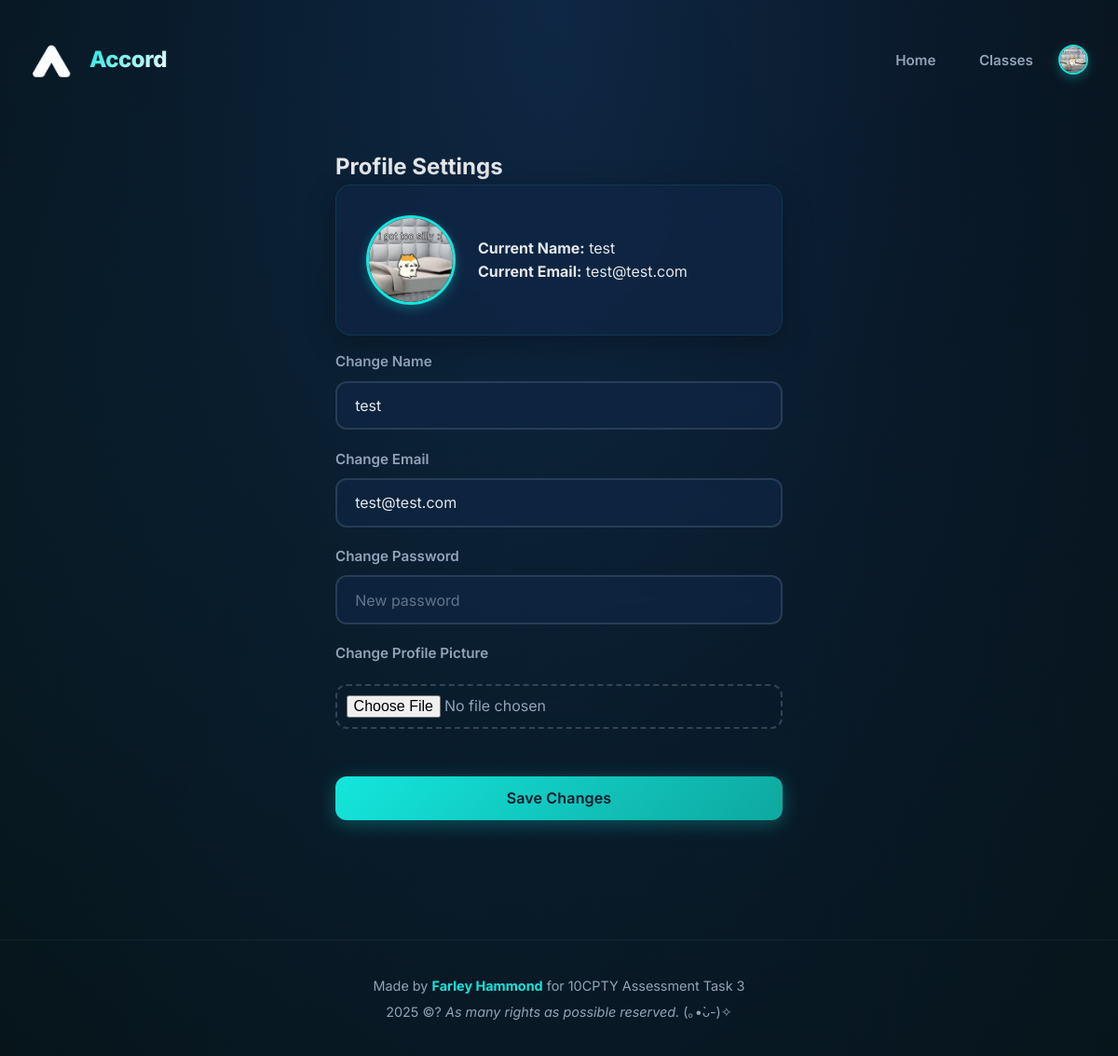
The app's page /settings (signed in) with its own data.
### tables this page shows
CREATE TABLE users (
        userID INTEGER PRIMARY KEY AUTOINCREMENT,
        name TEXT NOT NULL,
        email TEXT UNIQUE NOT NULL,
        password TEXT NOT NULL,
        role TEXT NOT NULL CHECK(role IN ('teacher','student')),
        avatar TEXT
    );

### main.py (the view, shortened to what this page needs)
@app.route("/settings", methods=["GET", "POST"])
def settings():
    user = logged_in_user()
    if not user:
        flash("Please log in", "warning")
        return redirect(url_for("login"))
    current = db.get_user_by_id(user["id"])
    return render_template("settings.html", user=current)

### database_manager.py (called while the page is built)
def get_connection():
    con = sql.connect(DB_PATH)
    con.execute("PRAGMA foreign_keys = ON;")
    return con

def get_user_by_id(userID):
    con = get_connection()
    cur = con.cursor()
    cur.execute("SELECT * FROM users WHERE userID = ?", (userID,))
    u = cur.fetchone()
    con.close()
    return u

def get_unread_message_count(userID):
    con = get_connection()
    cur = con.cursor()
    cur.execute("""
        SELECT COUNT(*)
        FROM dm_messages m
        JOIN dm_participants p ON m.threadID = p.threadID
        WHERE p.userID = ?
        AND m.senderID != ?
        AND m.timestamp > COALESCE(p.lastRead, '1970-01-01')
    """, (userID, userID))
    count = cur.fetchone()[0]
    con.close()
    return count

### main.py (called while the page is built)
def logged_in_user():
    return session.get("user")

@app.context_processor
def inject_unread_count():
    user = logged_in_user()
    if user:
        unread_count = db.get_unread_message_count(user["id"])
        return dict(unread_count=unread_count)
    return dict(unread_count=0)

@app.context_processor # for timezone in foorter
def inject_unread_count():
    user = logged_in_user()
    now = datetime.now(pytz.timezone('Australia/Sydney'))
    if user:
        unread_count = db.get_unread_message_count(user["id"])
        return dict(unread_count=unread_count, now=now)
    return dict(unread_count=0, now=now)

### templates/settings.html
{% extends "layout.html" %}
{% block content %}
<div class="form-container">
  <h2>Profile Settings</h2>
  <div class="card" style="margin-bottom:1rem;display:flex;align-items:center;gap:1.5rem;">
    <img class="avatar large" src="{{ user[5] or url_for('static', filename='images/default_avatar.png') }}" alt="Profile Picture" />
    <div>
      <p><strong>Current Name:</strong> {{ user[1] }}</p>
      <p><strong>Current Email:</strong> {{ user[2] }}</p>
    </div>
  </div>
  <form method="post" enctype="multipart/form-data">
    <label for="name">Change Name</label>
    <input id="name" type="text" name="name" value="{{ user[1] }}" />
    <label for="email">Change Email</label>
    <input id="email" type="email" name="email" value="{{ user[2] }}" />
    <label for="password">Change Password</label>
    <input id="password" type="password" name="password" placeholder="New password" />
    <div class="avatar-upload">
      <label>Change Profile Picture</label>
      <input type="file" name="avatar" accept="image/*" />
    </div>
    <button class="btn">Save Changes</button>
  </form>
</div>
{% endblock %}

### static/css/style.css (style rules this page uses)
:root { --primary: #14E6DD; --primary-dark: #0a1929; --primary-darker: #071218; --glass: rgba(20, 230, 221, 0.03); --glass-hover: rgba(20, 230, 221, 0.08); --glass-border: rgba(20, 230, 221, 0.1); --text-main: #e5e7eb; --text-muted: #94a3b8; --text-dimmed: #64748b; --danger: #ef4444; --success: #22c55e; --warning: #f59e42; --card-shadow: 0 8px 32px rgba(0, 0, 0, 0.3); --card-shadow-hover: 0 12px 48px rgba(20, 230, 221, 0.15); --border-radius: 16px; --border-radius-sm: 12px; --transition: 0.3s cubic-bezier(0.4, 0, 0.2, 1); --transition-bounce: 0.5s cubic-bezier(0.34, 1.56, 0.64, 1); }
* { margin: 0; padding: 0; box-sizing: border-box; }
body { min-height: 100vh; background: radial-gradient(ellipse at top, #0f2744 0%, var(--primary-dark) 50%, var(--primary-darker) 100%); font-family: 'Inter', -apple-system, BlinkMacSystemFont, sans-serif; color: var(--text-main); line-height: 1.6; overflow-x: hidden; position: relative; }
body::before { content: ''; position: fixed; top: -50%; left: -50%; width: 200%; height: 200%; background: radial-gradient(circle at 20% 50%, rgba(20, 230, 221, 0.03) 0%, transparent 50%), radial-gradient(circle at 80% 80%, rgba(20, 230, 221, 0.02) 0%, transparent 50%); animation: float 20s ease-in-out infinite; pointer-events: none; z-index: 0; }
.btn { border: none; border-radius: var(--border-radius-sm); cursor: pointer; font-size: 1rem; font-weight: 600; padding: 0.85rem 2rem; background: linear-gradient(135deg, var(--primary) 0%, #0ea89f 100%); color: var(--primary-dark); letter-spacing: 0.01em; box-shadow: 0 4px 20px rgba(20, 230, 221, 0.3); transition: all var(--transition); outline: none; position: relative; overflow: hidden; font-family: inherit; }
.btn::before { content: ''; position: absolute; top: 50%; left: 50%; width: 0; height: 0; border-radius: 50%; background: rgba(255, 255, 255, 0.3); transform: translate(-50%, -50%); transition: width 0.6s, height 0.6s; }
.card { background: rgba(15, 39, 73, 0.6); backdrop-filter: blur(20px); -webkit-backdrop-filter: blur(20px); border: 1px solid var(--glass-border); box-shadow: var(--card-shadow); border-radius: var(--border-radius); padding: 2rem; margin-bottom: 2rem; transition: all var(--transition); position: relative; overflow: hidden; animation: cardSlideIn 0.6s cubic-bezier(0.4, 0, 0.2, 1); }
.card::before { content: ''; position: absolute; top: 0; left: 0; width: 100%; height: 100%; background: linear-gradient(135deg, rgba(20, 230, 221, 0.05) 0%, transparent 100%); opacity: 0; transition: opacity var(--transition); pointer-events: none; }
input, textarea, select { width: 100%; background: rgba(15, 39, 73, 0.6); color: var(--text-main); border: 2px solid rgba(148, 163, 184, 0.2); padding: 0.9rem 1.2rem; border-radius: var(--border-radius-sm); margin-bottom: 1.2rem; font-size: 1rem; font-family: inherit; transition: all var(--transition); outline: none; backdrop-filter: blur(10px); -webkit-backdrop-filter: blur(10px); }
input::placeholder, textarea::placeholder { color: var(--text-dimmed); }
label { display: block; color: var(--text-muted); font-weight: 600; margin-bottom: 0.5rem; font-size: 0.95rem; }
.form-container { max-width: 480px; margin: 3rem auto; padding: 0; }
.avatar { width: 44px; height: 44px; border-radius: 50%; object-fit: cover; border: 2px solid var(--primary); box-shadow: 0 4px 12px rgba(20, 230, 221, 0.3); background: var(--primary-dark); transition: all var(--transition); }
.avatar.large { width: 96px; height: 96px; border-width: 3px; }
.avatar-upload { display: flex; flex-direction: column; gap: 0.8rem; margin-bottom: 1.5rem; }
.avatar-upload input[type="file"] { padding: 0.6rem; background: transparent; color: var(--text-muted); border: 2px dashed rgba(148, 163, 184, 0.3); cursor: pointer; }
.card, .class-card, .message-bubble { animation-fill-mode: both; }
button, .btn, input[type="submit"], a.btn { position: relative; z-index: 1; }
form { width: 100%; }
form .btn { width: 100%; margin-top: 0.5rem; }
img { max-width: 100%; height: auto; display: block; }

### records on screen
users: avatar (picture), name "test", email "test@test.com"

### other values on screen
{{ now.year }} "2025"
